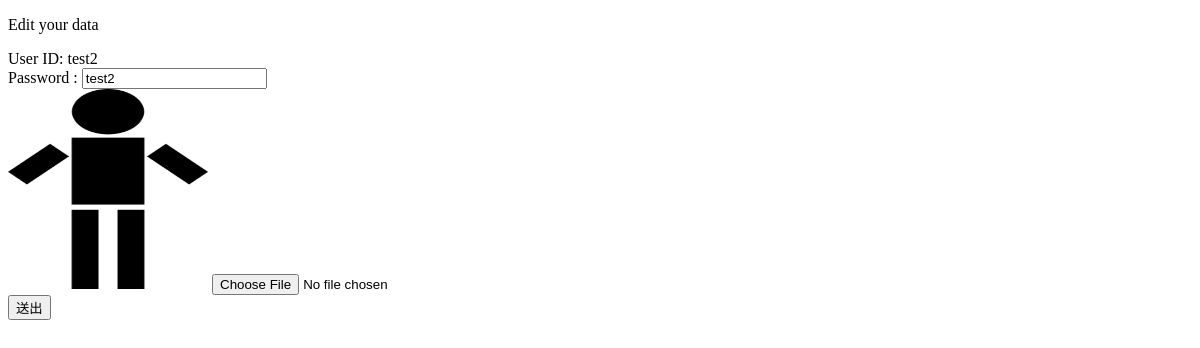
Before: /oldBG/edit.php (signed in) with the older database file.
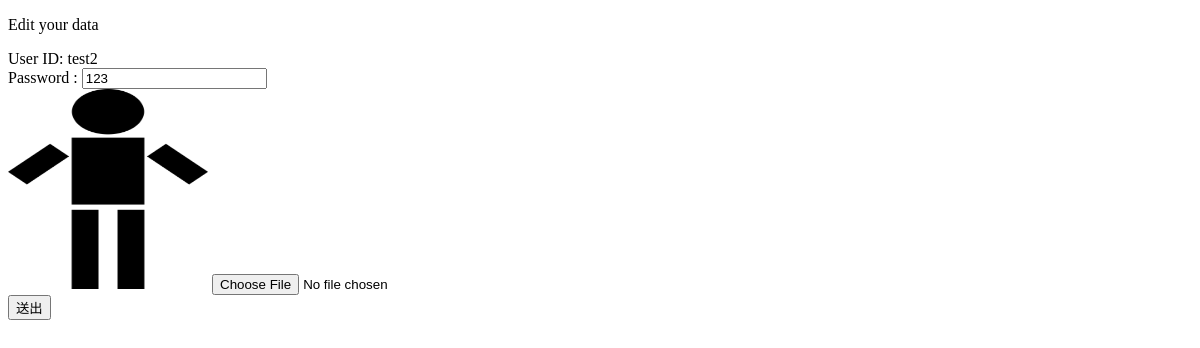
After: the same page with the newer database file.
### tables this page shows
CREATE TABLE `user` (
  `id` varchar(30) NOT NULL,
  `password` varchar(30) NOT NULL,
  `mail` varchar(30) NOT NULL,
  `sort` int(10) NOT NULL DEFAULT '1',
  `admin` int(11) NOT NULL,
  `score` int(11) NOT NULL
);

### oldBG/userModel.php (called while the page is built, shortened)
<?php
function getCurrentUser()
{
    return $_SESSION['id'];
}
function pic_name($name){
    if(file_exists("uploadfiles/".$name.".png")){
        return $name;
    }else{
        return '0';
    }
}
?>

### oldBG/edit.php (the view, shortened to what this page needs)
<!DOCTYPE html>
<html>
<body>
<p>Edit your data </p>
<?php
require("userModel.php");
$id=getCurrentUser();
$img_name=pic_name($id);
	$sql = "select * from user where id=?;";
	$stmt = mysqli_prepare($db, $sql );
	mysqli_stmt_bind_param($stmt, "s", $id);
	mysqli_stmt_execute($stmt);
	$result = mysqli_stmt_get_result($stmt);
    if ($rs=mysqli_fetch_array($result)) {
?>
<form method="post" action="updateuser.php" enctype="multipart/form-data">
  <tr>
  <td><label>
      User ID: <input type="hidden" name="id" value="<?php echo $rs['id']; ?>" />
	  <?php echo $rs['id']; ?><br />
    </label></td>
    <td><label>
      Password : <input name="password" type="text" id="password" value="<?php echo $rs['password']; ?>" required /><br />
    </label></td>
    <img src="uploadfiles/<?php echo $img_name;?>.png" width="200" height="200"/>
    <td><input type="file" name="upload" id="upload" accept=".gif,.jpeg,.pjpeg,.png"/><br /></td>
  </tr>
<input type="submit" name="Submit" value="送出" />
</form>
<?php
} else echo "cannot find your data to edit.";
?>
</body>
</html>

Changed rows visible on the page:
changed user "test2": password "test2" → "123"
